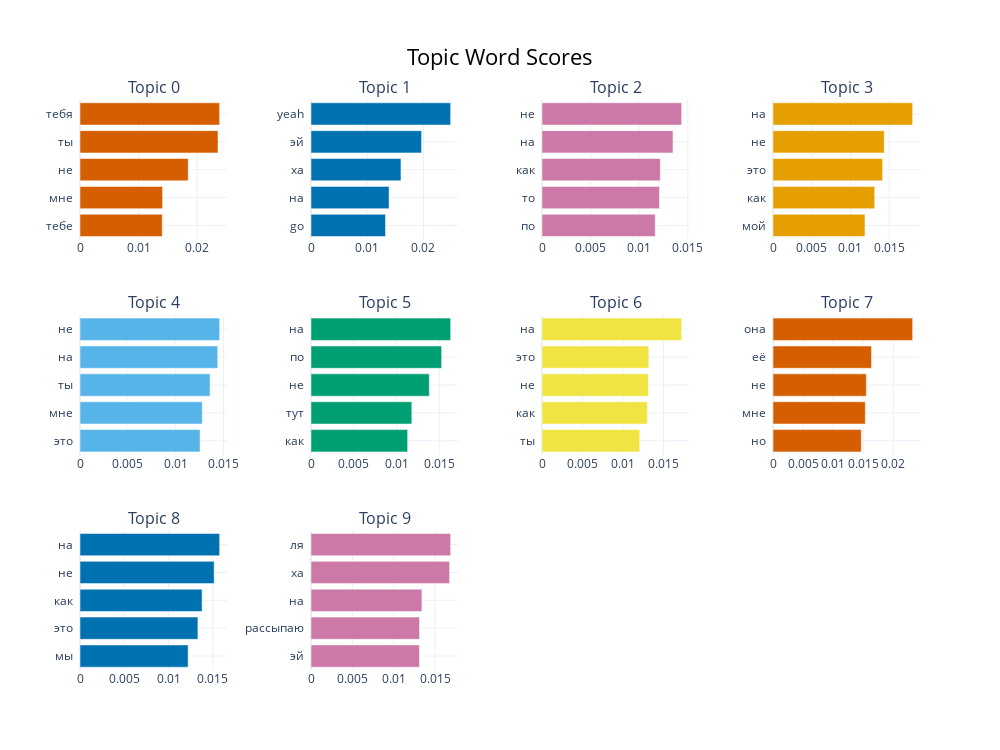
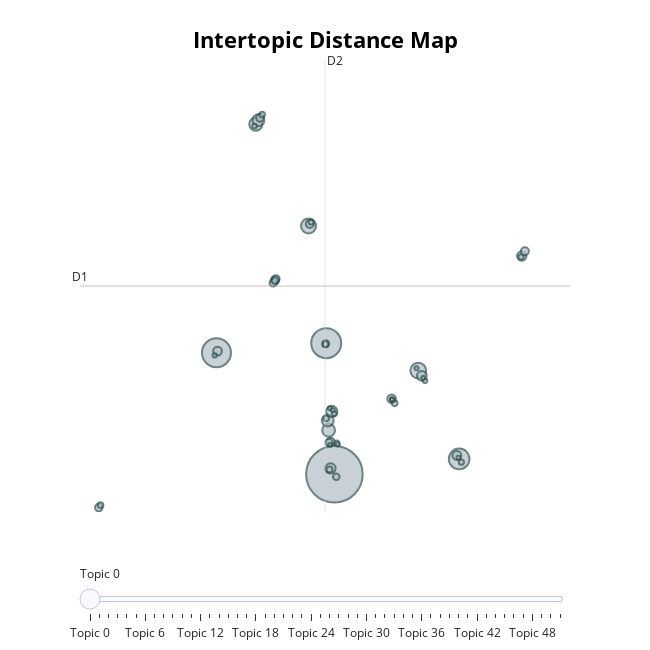

The notebook cell saved with these charts, in order:
### Code cell
# ============================
# 8. Визуализация (опционально)
# ============================

topic_model.visualize_barchart(top_n_topics=10).show()
topic_model.visualize_topics().show()
